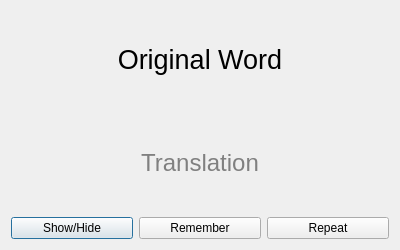
<?xml version="1.0" encoding="UTF-8"?>
<ui version="4.0">
 <class>LearningDialog</class>
 <widget class="QDialog" name="LearningDialog">
  <property name="geometry">
   <rect>
    <x>0</x>
    <y>0</y>
    <width>400</width>
    <height>250</height>
   </rect>
  </property>
  <property name="windowTitle">
   <string>Learning Session</string>
  </property>
  <layout class="QVBoxLayout" name="verticalLayout">
    <item>
      <widget class="QLabel" name="labelOriginal">
        <property name="text"><string>Original Word</string></property>
        <property name="alignment"><set>Qt::AlignCenter</set></property>
        <property name="styleSheet"><string>font-size:20pt;</string></property>
      </widget>
    </item>
    <item>
      <widget class="QLabel" name="labelTranslation">
        <property name="text"><string>Translation</string></property>
        <property name="alignment"><set>Qt::AlignCenter</set></property>
        <property name="styleSheet"><string>font-size:18pt; color: gray;</string></property>
        <property name="visible"><bool>false</bool></property>
      </widget>
    </item>
    <item>
      <layout class="QHBoxLayout" name="buttonLayout">
        <item>
          <widget class="QPushButton" name="btnToggle">
            <property name="text"><string>Show/Hide</string></property>
          </widget>
        </item>
        <item>
          <widget class="QPushButton" name="btnRemember">
            <property name="text"><string>Remember</string></property>
          </widget>
        </item>
        <item>
          <widget class="QPushButton" name="btnRepeat">
            <property name="text"><string>Repeat</string></property>
          </widget>
        </item>
      </layout>
    </item>
  </layout>
 </widget>
 <resources/>
 <connections/>
</ui>
